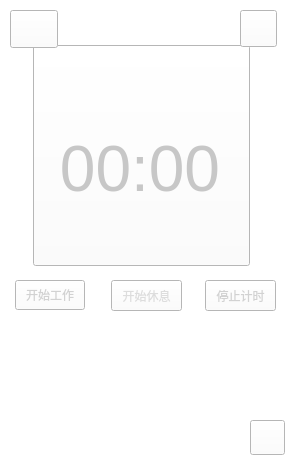
<?xml version="1.0" encoding="UTF-8"?>
<ui version="4.0">
 <class>MainWindow</class>
 <widget class="QMainWindow" name="MainWindow">
  <property name="geometry">
   <rect>
    <x>0</x>
    <y>0</y>
    <width>290</width>
    <height>460</height>
   </rect>
  </property>
  <property name="minimumSize">
   <size>
    <width>290</width>
    <height>460</height>
   </size>
  </property>
  <property name="maximumSize">
   <size>
    <width>290</width>
    <height>460</height>
   </size>
  </property>
  <property name="windowTitle">
   <string>MainWindow</string>
  </property>
  <property name="styleSheet">
   <string notr="true">background-color: rgb(255, 255, 255);</string>
  </property>
  <widget class="QWidget" name="centralWidget">
   <widget class="QPushButton" name="pushButton">
    <property name="geometry">
     <rect>
      <x>10</x>
      <y>10</y>
      <width>48</width>
      <height>38</height>
     </rect>
    </property>
    <property name="minimumSize">
     <size>
      <width>48</width>
      <height>38</height>
     </size>
    </property>
    <property name="maximumSize">
     <size>
      <width>48</width>
      <height>38</height>
     </size>
    </property>
    <property name="styleSheet">
     <string notr="true">border-image: url(:/new/prefix1/buttonImage/tongji.png);</string>
    </property>
    <property name="text">
     <string/>
    </property>
   </widget>
   <widget class="QPushButton" name="pushButton_2">
    <property name="geometry">
     <rect>
      <x>240</x>
      <y>10</y>
      <width>37</width>
      <height>37</height>
     </rect>
    </property>
    <property name="minimumSize">
     <size>
      <width>37</width>
      <height>37</height>
     </size>
    </property>
    <property name="maximumSize">
     <size>
      <width>37</width>
      <height>37</height>
     </size>
    </property>
    <property name="styleSheet">
     <string notr="true">border-image: url(:/new/prefix1/buttonImage/shezhi.png);</string>
    </property>
    <property name="text">
     <string/>
    </property>
   </widget>
   <widget class="QPushButton" name="pushButton_4">
    <property name="geometry">
     <rect>
      <x>250</x>
      <y>420</y>
      <width>35</width>
      <height>35</height>
     </rect>
    </property>
    <property name="styleSheet">
     <string notr="true">border-image: url(:/new/prefix1/buttonImage/honour.png);</string>
    </property>
    <property name="text">
     <string/>
    </property>
   </widget>
   <widget class="QLabel" name="label_2">
    <property name="geometry">
     <rect>
      <x>10</x>
      <y>330</y>
      <width>40</width>
      <height>40</height>
     </rect>
    </property>
    <property name="minimumSize">
     <size>
      <width>40</width>
      <height>40</height>
     </size>
    </property>
    <property name="maximumSize">
     <size>
      <width>40</width>
      <height>40</height>
     </size>
    </property>
    <property name="styleSheet">
     <string notr="true">border-image: url(:/new/prefix1/backgroundImage/keng.png);</string>
    </property>
    <property name="text">
     <string/>
    </property>
   </widget>
   <widget class="QLabel" name="label_3">
    <property name="geometry">
     <rect>
      <x>68</x>
      <y>330</y>
      <width>40</width>
      <height>40</height>
     </rect>
    </property>
    <property name="minimumSize">
     <size>
      <width>40</width>
      <height>40</height>
     </size>
    </property>
    <property name="maximumSize">
     <size>
      <width>40</width>
      <height>40</height>
     </size>
    </property>
    <property name="styleSheet">
     <string notr="true">border-image: url(:/new/prefix1/backgroundImage/keng.png);</string>
    </property>
    <property name="text">
     <string/>
    </property>
   </widget>
   <widget class="QLabel" name="label_4">
    <property name="geometry">
     <rect>
      <x>126</x>
      <y>330</y>
      <width>40</width>
      <height>40</height>
     </rect>
    </property>
    <property name="minimumSize">
     <size>
      <width>40</width>
      <height>40</height>
     </size>
    </property>
    <property name="maximumSize">
     <size>
      <width>40</width>
      <height>40</height>
     </size>
    </property>
    <property name="styleSheet">
     <string notr="true">border-image: url(:/new/prefix1/backgroundImage/keng.png);</string>
    </property>
    <property name="text">
     <string/>
    </property>
   </widget>
   <widget class="QLabel" name="label_5">
    <property name="geometry">
     <rect>
      <x>184</x>
      <y>330</y>
      <width>40</width>
      <height>40</height>
     </rect>
    </property>
    <property name="minimumSize">
     <size>
      <width>40</width>
      <height>40</height>
     </size>
    </property>
    <property name="maximumSize">
     <size>
      <width>40</width>
      <height>40</height>
     </size>
    </property>
    <property name="styleSheet">
     <string notr="true">border-image: url(:/new/prefix1/backgroundImage/keng.png);</string>
    </property>
    <property name="text">
     <string/>
    </property>
   </widget>
   <widget class="QLabel" name="label_6">
    <property name="geometry">
     <rect>
      <x>240</x>
      <y>330</y>
      <width>40</width>
      <height>40</height>
     </rect>
    </property>
    <property name="minimumSize">
     <size>
      <width>40</width>
      <height>40</height>
     </size>
    </property>
    <property name="maximumSize">
     <size>
      <width>40</width>
      <height>40</height>
     </size>
    </property>
    <property name="styleSheet">
     <string notr="true">border-image: url(:/new/prefix1/backgroundImage/keng.png);</string>
    </property>
    <property name="text">
     <string/>
    </property>
   </widget>
   <widget class="QLabel" name="label_7">
    <property name="geometry">
     <rect>
      <x>38</x>
      <y>380</y>
      <width>40</width>
      <height>40</height>
     </rect>
    </property>
    <property name="minimumSize">
     <size>
      <width>40</width>
      <height>40</height>
     </size>
    </property>
    <property name="maximumSize">
     <size>
      <width>40</width>
      <height>40</height>
     </size>
    </property>
    <property name="styleSheet">
     <string notr="true">border-image: url(:/new/prefix1/backgroundImage/keng.png);</string>
    </property>
    <property name="text">
     <string/>
    </property>
   </widget>
   <widget class="QLabel" name="label_8">
    <property name="geometry">
     <rect>
      <x>100</x>
      <y>380</y>
      <width>40</width>
      <height>40</height>
     </rect>
    </property>
    <property name="minimumSize">
     <size>
      <width>40</width>
      <height>40</height>
     </size>
    </property>
    <property name="maximumSize">
     <size>
      <width>40</width>
      <height>40</height>
     </size>
    </property>
    <property name="styleSheet">
     <string notr="true">border-image: url(:/new/prefix1/backgroundImage/keng.png);</string>
    </property>
    <property name="text">
     <string/>
    </property>
   </widget>
   <widget class="QLabel" name="label_9">
    <property name="geometry">
     <rect>
      <x>155</x>
      <y>380</y>
      <width>40</width>
      <height>40</height>
     </rect>
    </property>
    <property name="minimumSize">
     <size>
      <width>40</width>
      <height>40</height>
     </size>
    </property>
    <property name="maximumSize">
     <size>
      <width>40</width>
      <height>40</height>
     </size>
    </property>
    <property name="styleSheet">
     <string notr="true">border-image: url(:/new/prefix1/backgroundImage/keng.png);</string>
    </property>
    <property name="text">
     <string/>
    </property>
   </widget>
   <widget class="QLabel" name="label_10">
    <property name="geometry">
     <rect>
      <x>215</x>
      <y>380</y>
      <width>40</width>
      <height>40</height>
     </rect>
    </property>
    <property name="minimumSize">
     <size>
      <width>40</width>
      <height>40</height>
     </size>
    </property>
    <property name="maximumSize">
     <size>
      <width>40</width>
      <height>40</height>
     </size>
    </property>
    <property name="styleSheet">
     <string notr="true">border-image: url(:/new/prefix1/backgroundImage/keng.png);</string>
    </property>
    <property name="text">
     <string/>
    </property>
   </widget>
   <widget class="QPushButton" name="pushButton_5">
    <property name="geometry">
     <rect>
      <x>33</x>
      <y>45</y>
      <width>217</width>
      <height>221</height>
     </rect>
    </property>
    <property name="styleSheet">
     <string notr="true">border-image: url(:/new/prefix1/backgroundImage/fanqie.jpg);</string>
    </property>
    <property name="text">
     <string/>
    </property>
   </widget>
   <widget class="QLabel" name="timelabel">
    <property name="geometry">
     <rect>
      <x>40</x>
      <y>120</y>
      <width>200</width>
      <height>100</height>
     </rect>
    </property>
    <property name="font">
     <font>
      <pointsize>48</pointsize>
     </font>
    </property>
    <property name="styleSheet">
     <string notr="true">background-color: rgba(255, 255, 255, 0);</string>
    </property>
    <property name="text">
     <string>&lt;html&gt;&lt;head/&gt;&lt;body&gt;&lt;p&gt;&lt;span style=&quot; color:#c7c7c7;&quot;&gt;00:00&lt;/span&gt;&lt;/p&gt;&lt;/body&gt;&lt;/html&gt;</string>
    </property>
    <property name="alignment">
     <set>Qt::AlignCenter</set>
    </property>
   </widget>
   <widget class="QPushButton" name="stoptimer">
    <property name="geometry">
     <rect>
      <x>205</x>
      <y>280</y>
      <width>71</width>
      <height>31</height>
     </rect>
    </property>
    <property name="styleSheet">
     <string notr="true">border-image: url(:/new/prefix1/buttonImage/stoptimer.jpg);
color: rgb(210, 210, 210);
</string>
    </property>
    <property name="text">
     <string>停止计时</string>
    </property>
   </widget>
   <widget class="QPushButton" name="startrest">
    <property name="geometry">
     <rect>
      <x>111</x>
      <y>280</y>
      <width>71</width>
      <height>31</height>
     </rect>
    </property>
    <property name="styleSheet">
     <string notr="true">border-image: url(:/new/prefix1/buttonImage/startrest.jpg);
color: rgb(221, 221, 221);
</string>
    </property>
    <property name="text">
     <string>开始休息</string>
    </property>
   </widget>
   <widget class="QPushButton" name="startwork">
    <property name="geometry">
     <rect>
      <x>15</x>
      <y>280</y>
      <width>70</width>
      <height>30</height>
     </rect>
    </property>
    <property name="styleSheet">
     <string notr="true">border-image: url(:/new/prefix1/buttonImage/startwork.jpg);
color: rgb(210,210,210);</string>
    </property>
    <property name="text">
     <string>开始工作</string>
    </property>
   </widget>
   <zorder>pushButton_4</zorder>
   <zorder>label_3</zorder>
   <zorder>label_4</zorder>
   <zorder>label_5</zorder>
   <zorder>label_6</zorder>
   <zorder>label_7</zorder>
   <zorder>label_8</zorder>
   <zorder>label_9</zorder>
   <zorder>label_10</zorder>
   <zorder>label_2</zorder>
   <zorder>pushButton_5</zorder>
   <zorder>pushButton</zorder>
   <zorder>pushButton_2</zorder>
   <zorder>timelabel</zorder>
   <zorder>stoptimer</zorder>
   <zorder>startrest</zorder>
   <zorder>startwork</zorder>
  </widget>
  <action name="actionAbout">
   <property name="text">
    <string>一个番茄</string>
   </property>
  </action>
  <action name="action_Qt">
   <property name="text">
    <string>关于 Qt</string>
   </property>
  </action>
 </widget>
 <layoutdefault spacing="6" margin="11"/>
 <resources/>
 <connections/>
</ui>
